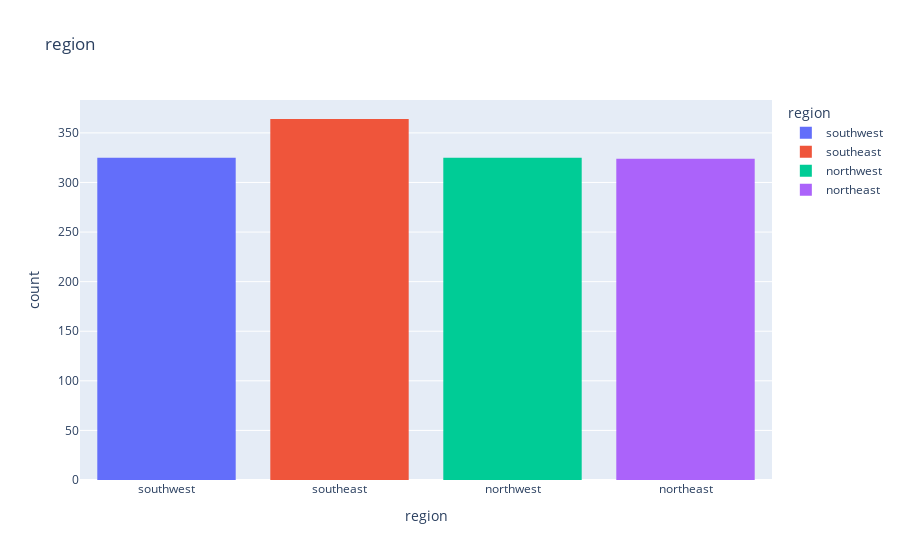

The notebook cell saved with this chart:
### Code cell
px.histogram(medical_df, x='region', color='region', title='region')

### Figure 1 — Plotly figure (JSON) as saved in the notebook; plotly's stock layout.template omitted (floating-point values rounded to 4 significant figures; data arrays with more than 128 entries replaced by an {"elided": "..."} marker saying what was removed)
{"data": [{"alignmentgroup": "True", "bingroup": "x", "hovertemplate": "region=%{x}<br>count=%{y}<extra></extra>", "legendgroup": "southwest", "marker": {"color": "#636efa", "pattern": {"shape": ""}}, "name": "southwest", "offsetgroup": "southwest", "orientation": "v", "showlegend": true, "type": "histogram", "x": {"elided": "325 str values"}, "xaxis": "x", "yaxis": "y"}, {"alignmentgroup": "True", "bingroup": "x", "hovertemplate": "region=%{x}<br>count=%{y}<extra></extra>", "legendgroup": "southeast", "marker": {"color": "#EF553B", "pattern": {"shape": ""}}, "name": "southeast", "offsetgroup": "southeast", "orientation": "v", "showlegend": true, "type": "histogram", "x": {"elided": "364 str values"}, "xaxis": "x", "yaxis": "y"}, {"alignmentgroup": "True", "bingroup": "x", "hovertemplate": "region=%{x}<br>count=%{y}<extra></extra>", "legendgroup": "northwest", "marker": {"color": "#00cc96", "pattern": {"shape": ""}}, "name": "northwest", "offsetgroup": "northwest", "orientation": "v", "showlegend": true, "type": "histogram", "x": {"elided": "325 str values"}, "xaxis": "x", "yaxis": "y"}, {"alignmentgroup": "True", "bingroup": "x", "hovertemplate": "region=%{x}<br>count=%{y}<extra></extra>", "legendgroup": "northeast", "marker": {"color": "#ab63fa", "pattern": {"shape": ""}}, "name": "northeast", "offsetgroup": "northeast", "orientation": "v", "showlegend": true, "type": "histogram", "x": {"elided": "324 str values"}, "xaxis": "x", "yaxis": "y"}], "layout": {"barmode": "relative", "legend": {"title": {"text": "region"}, "tracegroupgap": 0}, "title": {"text": "region"}, "xaxis": {"anchor": "y", "categoryarray": ["southwest", "southeast", "northwest", "northeast"], "categoryorder": "array", "domain": [0, 1], "title": {"text": "region"}}, "yaxis": {"anchor": "x", "domain": [0, 1], "title": {"text": "count"}}}}
